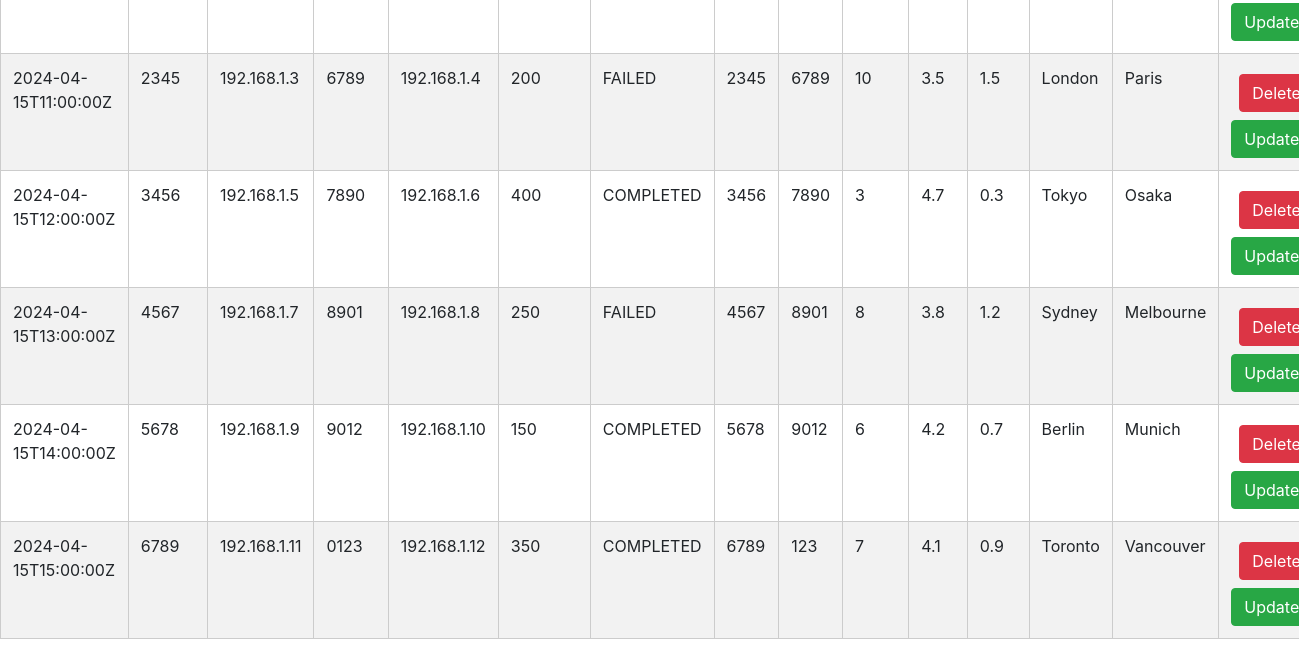
Before: / (lower part) with the older database file.
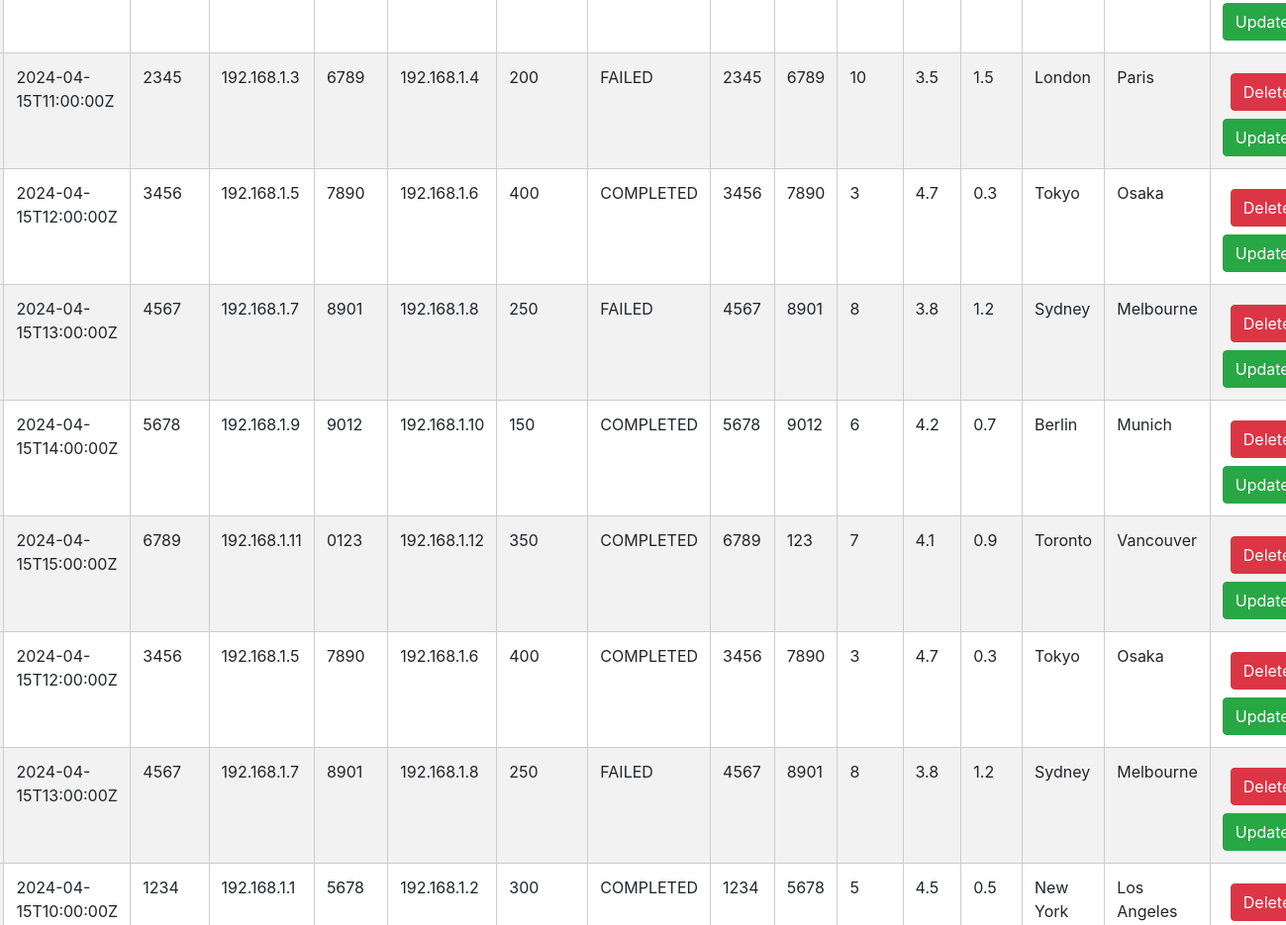
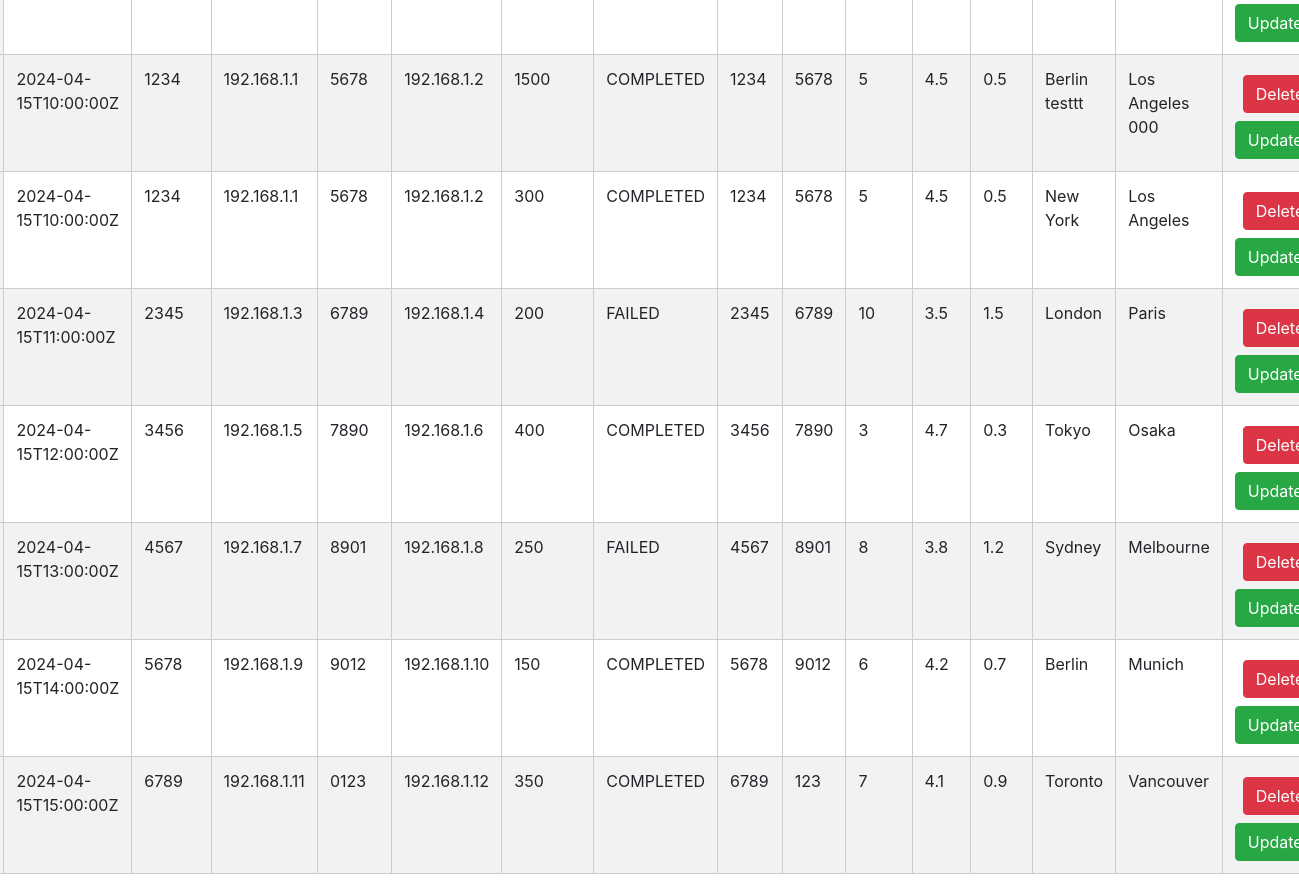
After: the same page with the newer database file (2 pictures, top to bottom).
### book/models.py (models this page shows)
class Book(models.Model):
    time_stamp = models.CharField(max_length=100)
    sip_calling_party = models.CharField(max_length=100)
    sip_called_party = models.CharField(max_length=100)
    sip_call_duration = models.IntegerField()
    sip_call_status = models.CharField(max_length=100)
    sip_rtp_l4_src_port = models.IntegerField()
    sip_rtp_l4_dst_port = models.IntegerField()
    rtp_in_jitter = models.IntegerField()
    rtp_in_mos = models.DecimalField(max_digits=6, decimal_places=1)
    pkt_loss_per = models.DecimalField(max_digits=6, decimal_places=1)
    sip_calling_reg = models.CharField(max_length=100)
    sip_called_reg = models.CharField(max_length=100)

### book/views.py (the view, shortened to what this page needs)
# urls.py: path('', books),
def books(request):
    queryset = Book.objects.all()
    if request.GET.get('search'):
        queryset = queryset.filter(
            sip_calling_reg__icontains=request.GET.get('search'))
    context = {'books': queryset}
    return render(request, 'books.html', context)

### book/templates/books.html (shortened to what this page needs)
{% extends "base.html" %} {% block start %}
<link
  href="https://maxcdn.bootstrapcdn.com/bootstrap/4.5.2/css/bootstrap.min.css"
  rel="stylesheet"
/>
<div class="container h-100 d-flex align-items-center justify-content-center">
  <table class="table mt-5">
    <tbody>
      {% for book in books %}
      <tr>
        <th scope="row">{{forloop.counter}}</th>
        <td>{{book.time_stamp}}</td>
        <td>{{book.sip_calling_party|slice:"5:9"}}</td>
        <td>{{book.sip_calling_party|slice:"10:-1"}}</td>
        <td>{{book.sip_called_party|slice:"5:9"}}</td>
        <td>{{book.sip_called_party|slice:"10:-1"}}</td>
        <td>{{book.sip_call_duration}}</td>
        <td>{{book.sip_call_status}}</td>
        <td>{{book.sip_rtp_l4_src_port}}</td>
        <td>{{book.sip_rtp_l4_dst_port}}</td>
        <td>{{book.rtp_in_jitter}}</td>
        <td>{{book.rtp_in_mos}}</td>
        <td>{{book.pkt_loss_per}}</td>
        <td>{{book.sip_calling_reg}}</td>
        <td>{{book.sip_called_reg}}</td>
        <td>
          <a href="/delete_book/{{book.id }}" class="btn btn-danger m-2"
            >Delete</a
          >
          <a href="/update_book/{{book.id }}" class="btn btn-success">Update</a>
        </td>
      </tr>
      {% endfor %}
    </tbody>
  </table>
</div>
{% endblock %}

### book/templates/base.html (shortened to what this page needs)
<!DOCTYPE html>
<html lang="en">
  <head>
  </head>
  <body>
    {% block start %} {% endblock %}
  </body>
</html>

### book/templates/base.html (style rules this page uses)
table { width: 80%; margin: 20px auto; border-collapse: collapse; }
th, td { padding: 10px; text-align: left; border: 1px solid #ccc; }
th { background-color: #f2f2f2; }
tr:nth-child(even) { background-color: #f2f2f2; }

Changed rows visible on the page:
added Book: time_stamp "2024-04-15T12:00:00Z", sip_calling_party "3456", sip_calling_party "192.168.1.5", sip_called_party "7890", sip_called_party "192.168.1.6", sip_call_duration "400", sip_call_status "COMPLETED", sip_rtp_l4_src_port "3456", sip_rtp_l4_dst_port "7890", rtp_in_jitter "3", rtp_in_mos "4.7", pkt_loss_per "0.3", sip_calling_reg "Tokyo", sip_called_reg "Osaka"
added Book: time_stamp "2024-04-15T13:00:00Z", sip_calling_party "4567", sip_calling_party "192.168.1.7", sip_called_party "8901", sip_called_party "192.168.1.8", sip_call_duration "250", sip_call_status "FAILED", sip_rtp_l4_src_port "4567", sip_rtp_l4_dst_port "8901", rtp_in_jitter "8", rtp_in_mos "3.8", pkt_loss_per "1.2", sip_calling_reg "Sydney", sip_called_reg "Melbourne"
added Book: time_stamp "2024-04-15T10:00:00Z", sip_calling_party "1234", sip_calling_party "192.168.1.1", sip_called_party "5678", sip_called_party "192.168.1.2", sip_call_duration "300", sip_call_status "COMPLETED", sip_rtp_l4_src_port "1234", sip_rtp_l4_dst_port "5678", rtp_in_jitter "5", rtp_in_mos "4.5", pkt_loss_per "0.5", sip_calling_reg "New York", sip_called_reg "Los Angeles"
added Book: time_stamp "2024-04-15T10:00:00Z", sip_calling_party "1234", sip_calling_party "192.168.1.1", sip_called_party "5678", sip_called_party "192.168.1.2", sip_call_duration "1500", sip_call_status "COMPLETED", sip_rtp_l4_src_port "1234", sip_rtp_l4_dst_port "5678", rtp_in_jitter "5", rtp_in_mos "4.5", pkt_loss_per "0.5", sip_calling_reg "Berlin testtt", sip_called_reg "Los Angeles 000"
added Book: time_stamp "2024-04-15T10:00:00Z", sip_calling_party "1234", sip_calling_party "192.168.1.1", sip_called_party "5678", sip_called_party "192.168.1.2", sip_call_duration "300", sip_call_status "COMPLETED", sip_rtp_l4_src_port "1234", sip_rtp_l4_dst_port "5678", rtp_in_jitter "5", rtp_in_mos "4.5", pkt_loss_per "0.5", sip_calling_reg "New York", sip_called_reg "Los Angeles"
added Book: time_stamp "2024-04-15T11:00:00Z", sip_calling_party "2345", sip_calling_party "192.168.1.3", sip_called_party "6789", sip_called_party "192.168.1.4", sip_call_duration "200", sip_call_status "FAILED", sip_rtp_l4_src_port "2345", sip_rtp_l4_dst_port "6789", rtp_in_jitter "10", rtp_in_mos "3.5", pkt_loss_per "1.5", sip_calling_reg "London", sip_called_reg "Paris"
added Book: time_stamp "2024-04-15T12:00:00Z", sip_calling_party "3456", sip_calling_party "192.168.1.5", sip_called_party "7890", sip_called_party "192.168.1.6", sip_call_duration "400", sip_call_status "COMPLETED", sip_rtp_l4_src_port "3456", sip_rtp_l4_dst_port "7890", rtp_in_jitter "3", rtp_in_mos "4.7", pkt_loss_per "0.3", sip_calling_reg "Tokyo", sip_called_reg "Osaka"
added Book: time_stamp "2024-04-15T13:00:00Z", sip_calling_party "4567", sip_calling_party "192.168.1.7", sip_called_party "8901", sip_called_party "192.168.1.8", sip_call_duration "250", sip_call_status "FAILED", sip_rtp_l4_src_port "4567", sip_rtp_l4_dst_port "8901", rtp_in_jitter "8", rtp_in_mos "3.8", pkt_loss_per "1.2", sip_calling_reg "Sydney", sip_called_reg "Melbourne"
added Book: time_stamp "2024-04-15T14:00:00Z", sip_calling_party "5678", sip_calling_party "192.168.1.9", sip_called_party "9012", sip_called_party "192.168.1.10", sip_call_duration "150", sip_call_status "COMPLETED", sip_rtp_l4_src_port "5678", sip_rtp_l4_dst_port "9012", rtp_in_jitter "6", rtp_in_mos "4.2", pkt_loss_per "0.7", sip_calling_reg "Berlin", sip_called_reg "Munich"
added Book: time_stamp "2024-04-15T15:00:00Z", sip_calling_party "6789", sip_calling_party "192.168.1.11", sip_called_party "0123", sip_called_party "192.168.1.12", sip_call_duration "350", sip_call_status "COMPLETED", sip_rtp_l4_src_port "6789", sip_rtp_l4_dst_port "123", rtp_in_jitter "7", rtp_in_mos "4.1", pkt_loss_per "0.9", sip_calling_reg "Toronto", sip_called_reg "Vancouver"
